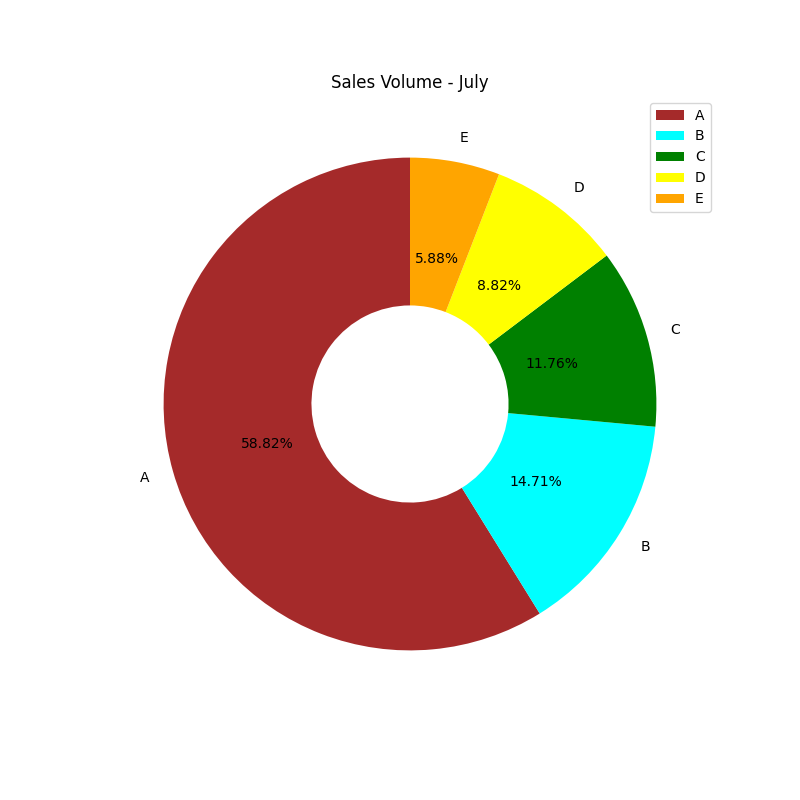

Here is the Python script that generated this plot:
import numpy as np
import matplotlib.pyplot as plt
import pandas as pd


def pieChart():
    df = pd.DataFrame({
        "labels": ["A", "B", "C", "D", "E"],
        "sales": [1000, 250, 200, 150, 100],
        "colors": ["brown", "cyan", "green", "yellow", "orange"]
    }).set_index("labels")
    print(f"df:\n{df}")
    ax = df["sales"].plot(
        kind="pie",
        figsize=(8, 8),
        autopct="%.2f%%",
        startangle=90,
        wedgeprops={"width": 0.6},
        colors=df["colors"]
    )
    ax.set_title("Sales Volume - July")
    # 隱藏x, y軸標籤
    ax.set_xlabel("")
    ax.set_ylabel("")
    plt.legend(loc="best")
    # 將圖存檔；必須在plt.show()之前執行，否則存檔一片白
    plt.savefig("11_Pandas/PandasMatplotDemo")
    plt.show()


def lineChart(df):
    ax = df.plot(
        kind="line",
        # 設定圖表大小為10x6(英吋)
        figsize=(10, 6),
        # 資料點樣式(https://matplotlib.org/stable/api/markers_api.html)
        marker="o",
        color={"A": "orange", "B": "blue"}
    )
    # 下兩行都需要方能顯示所有月份，否則顯示1, 3, 5, 7, 9, 11
    # 將x軸刻度分成12段
    ax.set_xticks(range(len(df.index)))
    # 將x軸刻度上的標籤填入index值
    ax.set_xticklabels(df.index)

    ax.set_title("Sales Volume")
    ax.set_xlabel("2025")
    ax.set_ylabel("Units")
    # ax.legend(loc="best")
    ax.grid()
    # 圖例原錨點位置在(0, 0)，就是在圖表的左下方
    # bbox_to_anchor=(1, 1): 代表圖例新的錨點位置設在圖表右上方邊界
    # loc="upper left": 代表圖例的左上端對齊新的錨點(所以圖例會在錨點右下方)
    plt.legend(["A", "B"], bbox_to_anchor=(1, 1), loc="upper left")
    plt.show()


def barChart(df):
    # 下列方式繪製bar chart不會重疊，但使用plt.bar()會重疊
    ax = df.plot(
        kind="bar",
        figsize=(10, 6),
        color={"A": "orange", "B": "blue"}
    )
    # 只有bar chart的x軸刻度上的標籤預設旋轉90度，需加此行轉正
    ax.set_xticklabels(ax.get_xticklabels(), rotation=0)
    ax.set_title("Sales Volume")
    ax.set_xlabel("2025")
    ax.set_ylabel("Units")
    ax.legend(loc="best")
    # 只顯示y軸網格，而且為略透明虛線，alpha=0.7代表70%不透明
    # linestyle樣式：https://matplotlib.org/stable/api/_as_gen/matplotlib.lines.Line2D.html#matplotlib.lines.Line2D.set_linestyle
    ax.grid(axis="y", linestyle="--", alpha=0.7)
    plt.show()


def hbarChart(df):
    ax = df.plot(
        kind="barh",
        figsize=(10, 6),
        color={"A": "orange", "B": "blue"}
    )
    ax.set_title("Sales Volume")
    ax.set_xlabel("Units")
    ax.set_ylabel("2025")
    ax.legend(loc="best")
    ax.grid(axis="x", linestyle="--", alpha=0.7)
    plt.show()


def main():
    # pieChart()

    # line/bar chart測試資料
    months = np.array(["1", "2", "3", "4", "5", "6",
                      "7", "8", "9", "10", "11", "12"])
    A = np.array([1000, 1200, 1350, 1250, 1330, 1240,
                 1150, 1250, 1230, 1300, 1320, 1400])
    B = np.array([300, 320, 350, 315, 330, 340, 312, 325, 330, 323, 335, 340])
    df = pd.DataFrame({
        "months": months,
        "A": A,
        "B": B
    }).set_index("months")  # 將月份設為索引
    print("line/bar chart測試資料")
    print(df)

    # lineChart(df)
    # barChart(df)
    # hbarChart(df)


if __name__ == "__main__":
    print("===================================")
    main()
    print("===================================")
